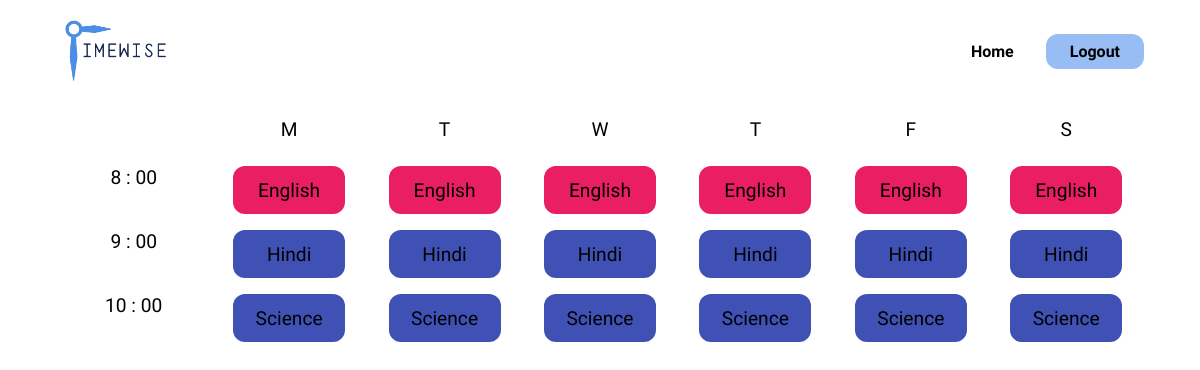
Page /timetable/9/ on the committed database.
### generator/models.py (models this page shows)
class Lecture(models.Model):
    start_time = models.TimeField(null=True)
    end_time = models.TimeField(null=True)
    subject = models.ForeignKey("Subject", on_delete=models.CASCADE, null=True)
    teacher = models.ForeignKey("Teacher", on_delete=models.CASCADE, null=True)
    day = models.CharField(max_length=10, null=True)
    author = models.ForeignKey(
        settings.AUTH_USER_MODEL, on_delete=models.CASCADE, null=True
    )
    class_id = models.ForeignKey("Class", on_delete=models.CASCADE, null=True)
    color = models.CharField(max_length=10, default="#ffffff")

class Subject(models.Model):
    id = models.AutoField(primary_key=True)
    name = models.CharField(max_length=100)
    author = models.ForeignKey(
        settings.AUTH_USER_MODEL, on_delete=models.CASCADE, null=True
    )
    no_lec = models.IntegerField(default=0)
    color = models.CharField(max_length=10, default="#ffffff")
    def __str__(self):
        return self.name

### generator/views.py (the view, shortened to what this page needs)
# urls.py: re_path(r"^timetable/(?P<resname>\d+)/$", views.generate_timetables, name="gen"),
def generate_timetables(request, resname):
    days = ["Monday", "Tuesday", "Wednesday", "Thursday", "Friday", "Saturday"]
    class_obj = Class.objects.get(id=resname)
    teachers = Teacher.objects.filter(classes__has_key=class_obj.id)
    for day in days:
        subjects = class_obj.subjects.all()
        subject2 = list(subjects)
        shuffle(subject2)
        for subject in subject2:
            if Lecture.objects.filter(day=day, subject=subject).exists():
                continue
    lectures = Lecture.objects.filter(class_id=class_obj)
    print(Fore.YELLOW)
    suffix = str(class_obj.start_time).split(":")[1]
    print(lectures)
    time = int(str(class_obj.start_time).split(":")[0])
    print(time)
    etime = int(str(class_obj.end_time).split(":")[0])
    print(etime)
    alltime = []
    for i in range(time, etime):
        alltime.append(str(i) + " : " + suffix)
    print(Fore.RESET)
    context = {"lectures": lectures, "alltime": alltime, "days": days}
    return render(request, "generator/timetable.html", context)

### generator/templates/generator/timetable.html (shortened to what this page needs)
{% load static %}
<!DOCTYPE html>
<html lang="en">
<head>
    <link rel="stylesheet" href="{% static './style.css' %}">
    <link rel="stylesheet" href="{% static './tt.css' %}">
</head>
<body>
    <nav class="nav-bar">
        <img src="{% static './images/logo.png' %}" class="logo">
        <div class="nav-urls">
            <div class="sub-url">
                <a href="{% url 'generator:home' %}">
                Home
                </a>
            </div>
            <div id="add-class" class="url-link">
                <a href="{% url 'generator:logout' %}">
                Logout
                </a>
            </div>
        </div>
    </nav>
    <main class="tt-main" style="margin-top: 2rem;">
        <div class="upper-row">
            <div class="col"></div>
            <div class="col">M</div>
            <div class="col">T</div>
            <div class="col">W</div>
            <div class="col">T</div>
            <div class="col">F</div>
            <div class="col ">S</div>
        </div>
        <div class="tt-body" style="justify-content: space-around;">
            <div class="times">
                {% for i in alltime %}
                <div class="col">
                    {{i}}
                </div>
                {% endfor %}
            </div>
            {% for day in days %}
            <div class="vals" >
                {% for l in lectures %}
                {% if l.day == day %}
                <div class="col colorful"  style="background-color: {{l.color}};" style="color : white; ">
                    {{l.subject}}
                </div>
                {% endif %}
                {% endfor %}
            </div>
            {% endfor %}
            </div>
    </main>
</body>
</html>

### generator/static/style.css (style rules this page uses)
* { font-family: 'Rajdhani', sans-serif; }
body { padding: .5rem 3rem; }
nav.nav-bar { display: flex; justify-content: space-between; align-items: center; }
.nav-urls { display: flex; gap: 2rem; font-weight: 600; align-items: center; }
.logo { height: 70px; filter: hue-rotate(30deg); }
.url-link { padding: .5rem 1.5rem; background-color: #98BCF4; border-radius: 12px; }
a { text-decoration: none; color: currentColor; }

### generator/static/tt.css (style rules this page uses)
.tt-main { display: flex; flex-direction: column; align-items: center; justify-content: center; font-size: 1.2rem; font-weight: 500; }
.tt-main .upper-row { display: flex; align-items: center; justify-content: space-around; width: 100%; }
.tt-main .tt-body { display: flex; align-items: flex-start; justify-content: flex-start; width: 100%; }
.col { width: 7rem; height: 3rem; display: flex; justify-content: center; }
.vals, .times { display: flex; flex-direction: column; align-items: flex-start; justify-content: flex-start; gap: 1rem; }
.vals { align-items: flex-end; }
.vals .col { background-color: aquamarine; display: flex; align-items: center; justify-content: center; border-radius: 12px; }

### rows in the picture
Lecture: subject "English"
Lecture: subject "Hindi"
Lecture: subject "Science"
Lecture: subject "English"
Lecture: subject "Hindi"
Lecture: subject "Science"
Lecture: subject "English"
Lecture: subject "Hindi"
Lecture: subject "Science"
Lecture: subject "English"
Lecture: subject "Hindi"
Lecture: subject "Science"
Lecture: subject "English"
Lecture: subject "Hindi"
Lecture: subject "Science"
Lecture: subject "English"
Lecture: subject "Hindi"
Lecture: subject "Science"

### other values in the picture
{{ i }} "8 : 00" "9 : 00" "10 : 00"
